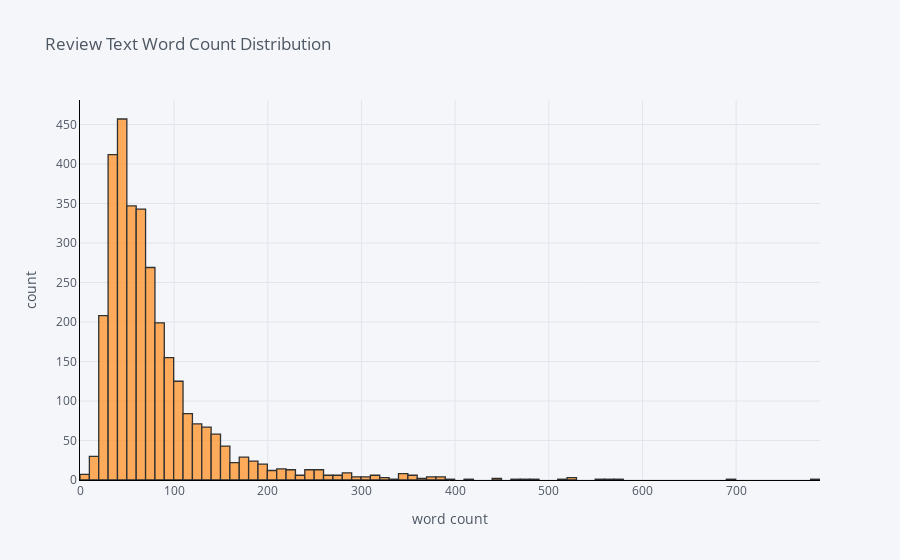

Notebook code for this chart:
### Code cell
#Review Text Word Count Distribution
data['word_count'].iplot(
    kind='hist',
    bins=150,
    xTitle='word count',
    linecolor='black',
    yTitle='count',
    title='Review Text Word Count Distribution')

### Figure 1 — Plotly figure (JSON) as saved in the notebook; plotly's stock layout.template omitted (floating-point values rounded to 4 significant figures; data arrays with more than 128 entries replaced by an {"elided": "..."} marker saying what was removed)
{"data": [{"histfunc": "count", "histnorm": "", "marker": {"color": "rgba(255, 153, 51, 1.0)", "line": {"color": "#000000", "width": 1.3}}, "name": "word_count", "nbinsx": 150, "opacity": 0.8, "orientation": "v", "type": "histogram", "x": {"elided": "3120 int values"}}], "layout": {"barmode": "overlay", "legend": {"bgcolor": "#F5F6F9", "font": {"color": "#4D5663"}}, "paper_bgcolor": "#F5F6F9", "plot_bgcolor": "#F5F6F9", "title": {"font": {"color": "#4D5663"}, "text": "Review Text Word Count Distribution"}, "xaxis": {"gridcolor": "#E1E5ED", "linecolor": "black", "showgrid": true, "tickfont": {"color": "#4D5663"}, "title": {"font": {"color": "#4D5663"}, "text": "word count"}, "zerolinecolor": "#E1E5ED"}, "yaxis": {"gridcolor": "#E1E5ED", "linecolor": "black", "showgrid": true, "tickfont": {"color": "#4D5663"}, "title": {"font": {"color": "#4D5663"}, "text": "count"}, "zerolinecolor": "#E1E5ED"}}}
